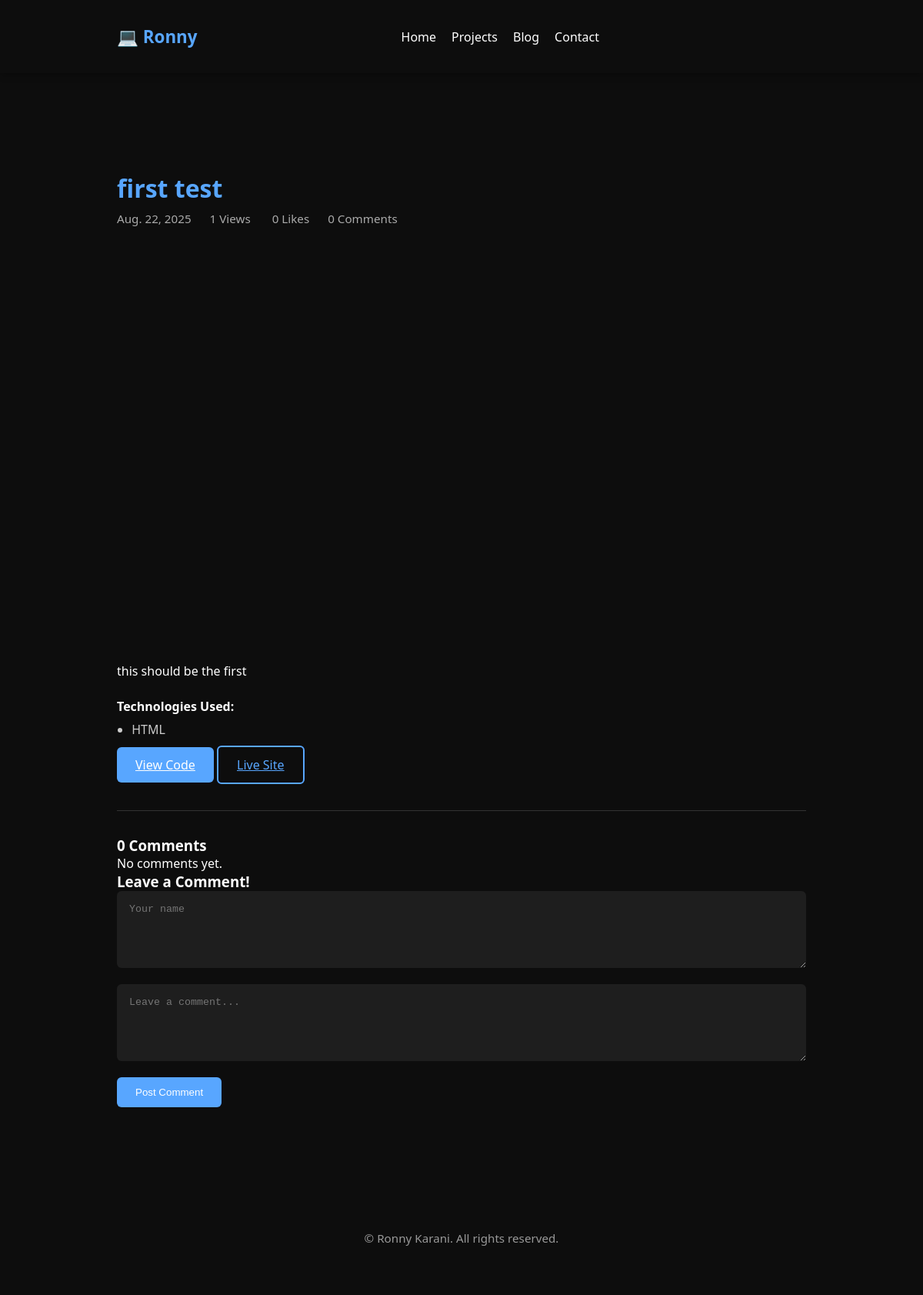
Page /projects/first-test/ on the committed database.
### core/models.py (models this page shows, shortened)
class Project(models.Model):
    title = models.CharField(max_length=200)
    slug = models.SlugField(unique=True, blank=True)
    description = RichTextUploadingField()
    image = models.ImageField(upload_to='projects/')
    technologies = models.TextField(help_text="Comma-separated list")
    repo_url = models.URLField(blank=True, null=True)
    live_url = models.URLField(blank=True, null=True)
    created_at = models.DateField(auto_now_add=True)
    views = models.PositiveIntegerField(default=0)
    likes = models.PositiveIntegerField(default=0)
    def save(self, *args, **kwargs):
        if not self.slug:
            self.slug = slugify(self.title)
        super().save(*args, **kwargs)
    def tech_list(self):
        return [tech.strip() for tech in self.technologies.split(',')]

### core/views.py (the view, shortened to what this page needs)
# urls.py: path('projects/<slug:slug>/', views.project_detail, name='project_details'),
def project_detail(request, slug):
    project = get_object_or_404(Project, slug=slug)
    session_key = f"viewed_project_{project.pk}"
    if not request.session.get(session_key):
        project.views = (project.views or 0) + 1
        project.save()
        request.session[session_key] = True
    comments = project.comments.order_by('-created_at') if hasattr(project, 'comments') else []
    return render(request, 'project_details.html', {'project': project, 'comments': comments})

### core/templatetags/image_filters.py (called while the page is built)
@register.filter
def webp(image_field):
    if not image_field:
        return ""
    base, ext = os.path.splitext(image_field.url)
    webp_url = f"{base}.webp"
    media_path = image_field.storage.path(webp_url.replace(image_field.storage.base_url, ""))
    if os.path.exists(media_path):
        return webp_url
    return image_field.url

### templates/project_details.html (shortened to what this page needs)
{% extends "base.html" %}
{% load static %}
{% load image_filters %}
{% block content %}
<main class="section project-details">
  <div class="container">
    <h2 class="project-title">{{ project.title }}</h2>
    <div class="project-meta">
      <span> {{ project.created_at }}</span>
      <span> {{ project.views }} Views</span>
      <span>
        <form method="POST" style="display:inline;">
          <span class="like-count">{{ project.likes }} Likes</span>
        </form>
      </span>
      <span> {{project.comments.count}} Comments</span>
    </div>
    <picture>
      <source srcset="{{ project.image|webp }}" type="image/webp">
      <img src="{{ project.image.url }}" alt="{{ project.title }}" class="project-detail-image" loading="lazy" decoding="async">
    </picture>
    <div class="project-description">
      {{ project.description|safe }}
      <h4>Technologies Used:</h4>
      <ul>
        {% for tech in project.tech_list %}
          <li>{{ tech }}</li>
        {% endfor %}
      </ul>
      <a href="{{ project.repo_url }}" target="_blank" class="button">View Code</a>
      <a href="{{ project.live_url }}" target="_blank" class="button button--outline">Live Site</a>
    </div>
<div class="blog-comments">
  <h3> {{project.comments.count}} Comments</h3>
  {% for comment in comments %}
    <div class="comment"><p><strong>{{ comment.name }}:</strong> {{ comment.content }}</p></div>
  {% empty %}
    <p>No comments yet.</p>
  {% endfor %}
  <h3> Leave a Comment!</h3>
  <form method="POST" class="comment-form">
    <div class="form-group">
      <textarea type="text" name="name" placeholder="Your name" class="form-textarea" required></textarea>
    </div>
    <div class="form-group">
      <textarea name="content" placeholder="Leave a comment..." class="form-textarea" required></textarea>
    </div>
    <button type="submit" name="comment" class="btn btn-primary">
       Post Comment
    </button>
  </form>
</div>
  </div>
</main>
{% endblock %}

### static/css/style.css (style rules this page uses)
* { margin: 0; padding: 0; box-sizing: border-box; }
body { font-family: 'Segoe UI', sans-serif; background-color: #0d0d0d; color: #ffffff; overflow-x: hidden; }
.container { max-width: 960px; margin: auto; padding: 2rem; }
.button { padding: 0.75rem 1.5rem; background-color: #58a6ff; color: #fff; border: none; border-radius: 6px; font-weight: 500; transition: background 0.3s ease; }
.button--outline { background-color: transparent; border: 2px solid #58a6ff; color: #58a6ff; }
.blog-comments { margin-top: 3rem; padding-top: 2rem; border-top: 1px solid #333; }
.comment-form textarea { width: 100%; padding: 1rem; border-radius: 6px; border: none; background: #1e1e1e; color: #fff; resize: vertical; min-height: 100px; margin-bottom: 1rem; }
.comment-form button { background: #58a6ff; color: #fff; border: none; padding: 0.75rem 1.5rem; border-radius: 6px; cursor: pointer; }
.project-details { padding-top: 6rem; padding-bottom: 4rem; }
.project-title { font-size: 2rem; margin-bottom: 0.5rem; color: #58a6ff; }
.project-meta { font-size: 0.95rem; color: #aaa; display: flex; gap: 1.5rem; margin-bottom: 2rem; }
.project-detail-image { width: 100%; border-radius: 10px; margin-bottom: 2rem; }
.project-description h3, .project-description h4 { color: #ffffff; margin-top: 1.5rem; margin-bottom: 0.5rem; }
.project-description ul { padding-left: 1.2rem; margin-bottom: 1.5rem; color: #ccc; }
.project-description li { margin-bottom: 0.5rem; }
.comment-form textarea { width: 100%; padding: 1rem; border-radius: 6px; border: none; margin-bottom: 1rem; background: #1e1e1e; color: #fff; resize: vertical; min-height: 100px; }
.comment-form button { background: #58a6ff; color: #fff; border: none; padding: 0.75rem 1.5rem; border-radius: 6px; cursor: pointer; transition: background 0.3s ease; }

### rows in the picture
Project: title "first test", created_at "Aug. 22, 2025", views "1", likes "0", comments.count "0", image (picture), description "this should be the first", tech_list "HTML"
